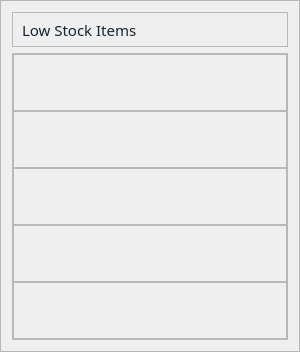
                           <widget class="QFrame" name="low_stock_frame">
                            <property name="sizePolicy">
                             <sizepolicy hsizetype="Expanding" vsizetype="Preferred">
                              <horstretch>0</horstretch>
                              <verstretch>0</verstretch>
                             </sizepolicy>
                            </property>
                            <property name="minimumSize">
                             <size>
                              <width>300</width>
                              <height>0</height>
                             </size>
                            </property>
                            <property name="styleSheet">
                             <string notr="true">QFrame #low_stock_frame { 
background-color: rgb(255, 255, 255);
border-radius: 15px;
border: 1px solid #ebebea;
}</string>
                            </property>
                            <property name="frameShape">
                             <enum>QFrame::StyledPanel</enum>
                            </property>
                            <property name="frameShadow">
                             <enum>QFrame::Raised</enum>
                            </property>
                            <layout class="QGridLayout" name="gridLayout_47">
                             <item row="0" column="0">
                              <widget class="QFrame" name="frame_43">
                               <property name="sizePolicy">
                                <sizepolicy hsizetype="Expanding" vsizetype="Expanding">
                                 <horstretch>0</horstretch>
                                 <verstretch>0</verstretch>
                                </sizepolicy>
                               </property>
                               <property name="minimumSize">
                                <size>
                                 <width>0</width>
                                 <height>35</height>
                                </size>
                               </property>
                               <property name="maximumSize">
                                <size>
                                 <width>16777215</width>
                                 <height>35</height>
                                </size>
                               </property>
                               <property name="font">
                                <font>
                                 <pointsize>9</pointsize>
                                 <bold>false</bold>
                                </font>
                               </property>
                               <property name="frameShape">
                                <enum>QFrame::StyledPanel</enum>
                               </property>
                               <property name="frameShadow">
                                <enum>QFrame::Raised</enum>
                               </property>
                               <layout class="QGridLayout" name="gridLayout_61">
                                <property name="topMargin">
                                 <number>0</number>
                                </property>
                                <property name="bottomMargin">
                                 <number>0</number>
                                </property>
                                <property name="spacing">
                                 <number>0</number>
                                </property>
                                <item row="0" column="0">
                                 <widget class="QLabel" name="label_26">
                                  <property name="font">
                                   <font>
                                    <family>Satoshi Medium</family>
                                    <pointsize>11</pointsize>
                                    <bold>false</bold>
                                   </font>
                                  </property>
                                  <property name="styleSheet">
                                   <string notr="true">color:#172532;</string>
                                  </property>
                                  <property name="text">
                                   <string>Low Stock Items</string>
                                  </property>
                                 </widget>
                                </item>
                               </layout>
                              </widget>
                             </item>
                             <item row="1" column="0">
                              <widget class="QFrame" name="frame_3">
                               <property name="frameShape">
                                <enum>QFrame::StyledPanel</enum>
                               </property>
                               <property name="frameShadow">
                                <enum>QFrame::Raised</enum>
                               </property>
                               <layout class="QGridLayout" name="gridLayout_45">
                                <property name="leftMargin">
                                 <number>0</number>
                                </property>
                                <property name="topMargin">
                                 <number>0</number>
                                </property>
                                <property name="rightMargin">
                                 <number>0</number>
                                </property>
                                <property name="bottomMargin">
                                 <number>0</number>
                                </property>
                                <property name="spacing">
                                 <number>0</number>
                                </property>
                                <item row="0" column="0">
                                 <widget class="QFrame" name="frame_46">
                                  <property name="sizePolicy">
                                   <sizepolicy hsizetype="Expanding" vsizetype="Expanding">
                                    <horstretch>0</horstretch>
                                    <verstretch>0</verstretch>
                                   </sizepolicy>
                                  </property>
                                  <property name="minimumSize">
                                   <size>
                                    <width>0</width>
                                    <height>38</height>
                                   </size>
                                  </property>
                                  <property name="frameShape">
                                   <enum>QFrame::StyledPanel</enum>
                                  </property>
                                  <property name="frameShadow">
                                   <enum>QFrame::Raised</enum>
                                  </property>
                                  <layout class="QGridLayout" name="gridLayout_64">
                                   <property name="topMargin">
                                    <number>9</number>
                                   </property>
                                   <property name="rightMargin">
                                    <number>0</number>
                                   </property>
                                   <property name="bottomMargin">
                                    <number>9</number>
                                   </property>
                                   <property name="spacing">
                                    <number>0</number>
                                   </property>
                                   <item row="1" column="1">
                                    <widget class="QLabel" name="item1_stock">
                                     <property name="font">
                                      <font>
                                       <family>Satoshi Black</family>
                                       <pointsize>20</pointsize>
                                      </font>
                                     </property>
                                     <property name="styleSheet">
                                      <string notr="true">padding-right:5px;</string>
                                     </property>
                                     <property name="text">
                                      <string/>
                                     </property>
                                     <property name="alignment">
                                      <set>Qt::AlignRight|Qt::AlignTrailing|Qt::AlignVCenter</set>
                                     </property>
                                    </widget>
                                   </item>
                                   <item row="1" column="0">
                                    <widget class="QLabel" name="itemname_1">
                                     <property name="font">
                                      <font>
                                       <family>Satoshi</family>
                                       <pointsize>11</pointsize>
                                      </font>
                                     </property>
                                     <property name="styleSheet">
                                      <string notr="true">color: rgb(124, 124, 135);</string>
                                     </property>
                                     <property name="text">
                                      <string/>
                                     </property>
                                    </widget>
                                   </item>
                                  </layout>
                                 </widget>
                                </item>
                                <item row="1" column="0">
                                 <widget class="QFrame" name="frame_44">
                                  <property name="sizePolicy">
                                   <sizepolicy hsizetype="Expanding" vsizetype="Expanding">
                                    <horstretch>0</horstretch>
                                    <verstretch>0</verstretch>
                                   </sizepolicy>
                                  </property>
                                  <property name="minimumSize">
                                   <size>
                                    <width>0</width>
                                    <height>45</height>
                                   </size>
                                  </property>
                                  <property name="frameShape">
                                   <enum>QFrame::StyledPanel</enum>
                                  </property>
                                  <property name="frameShadow">
                                   <enum>QFrame::Raised</enum>
                                  </property>
                                  <layout class="QGridLayout" name="gridLayout_62">
                                   <property name="topMargin">
                                    <number>9</number>
                                   </property>
                                   <property name="rightMargin">
                                    <number>0</number>
                                   </property>
                                   <property name="bottomMargin">
                                    <number>9</number>
                                   </property>
                                   <property name="spacing">
                                    <number>0</number>
                                   </property>
                                   <item row="1" column="1">
                                    <widget class="QLabel" name="item2_stock">
                                     <property name="font">
                                      <font>
                                       <family>Satoshi Black</family>
                                       <pointsize>20</pointsize>
                                      </font>
                                     </property>
                                     <property name="styleSheet">
                                      <string notr="true">padding-right:5px;</string>
                                     </property>
                                     <property name="text">
                                      <string/>
                                     </property>
                                     <property name="alignment">
                                      <set>Qt::AlignRight|Qt::AlignTrailing|Qt::AlignVCenter</set>
                                     </property>
                                    </widget>
                                   </item>
                                   <item row="1" column="0">
                                    <widget class="QLabel" name="itemname_2">
                                     <property name="font">
                                      <font>
                                       <family>Satoshi</family>
                                       <pointsize>11</pointsize>
                                      </font>
                                     </property>
                                     <property name="styleSheet">
                                      <string notr="true">color: rgb(124, 124, 135);</string>
                                     </property>
                                     <property name="text">
                                      <string/>
                                     </property>
                                    </widget>
                                   </item>
                                  </layout>
                                 </widget>
                                </item>
                                <item row="2" column="0">
                                 <widget class="QFrame" name="frame_45">
                                  <property name="sizePolicy">
                                   <sizepolicy hsizetype="Expanding" vsizetype="Expanding">
                                    <horstretch>0</horstretch>
                                    <verstretch>0</verstretch>
                                   </sizepolicy>
                                  </property>
                                  <property name="minimumSize">
                                   <size>
                                    <width>0</width>
                                    <height>45</height>
                                   </size>
                                  </property>
                                  <property name="frameShape">
                                   <enum>QFrame::StyledPanel</enum>
                                  </property>
                                  <property name="frameShadow">
                                   <enum>QFrame::Raised</enum>
                                  </property>
                                  <layout class="QGridLayout" name="gridLayout_63">
                                   <property name="topMargin">
                                    <number>9</number>
                                   </property>
                                   <property name="rightMargin">
                                    <number>0</number>
                                   </property>
                                   <property name="bottomMargin">
                                    <number>9</number>
                                   </property>
                                   <property name="spacing">
                                    <number>0</number>
                                   </property>
                                   <item row="1" column="1">
                                    <widget class="QLabel" name="item3_stock">
                                     <property name="font">
                                      <font>
                                       <family>Satoshi Black</family>
                                       <pointsize>20</pointsize>
                                      </font>
                                     </property>
                                     <property name="styleSheet">
                                      <string notr="true">padding-right:5px;</string>
                                     </property>
                                     <property name="text">
                                      <string/>
                                     </property>
                                     <property name="alignment">
                                      <set>Qt::AlignRight|Qt::AlignTrailing|Qt::AlignVCenter</set>
                                     </property>
                                    </widget>
                                   </item>
                                   <item row="1" column="0">
                                    <widget class="QLabel" name="itemname_3">
                                     <property name="font">
                                      <font>
                                       <family>Satoshi</family>
                                       <pointsize>11</pointsize>
                                      </font>
                                     </property>
                                     <property name="styleSheet">
                                      <string notr="true">color: rgb(124, 124, 135);</string>
                                     </property>
                                     <property name="text">
                                      <string/>
                                     </property>
                                    </widget>
                                   </item>
                                  </layout>
                                 </widget>
                                </item>
                                <item row="3" column="0">
                                 <widget class="QFrame" name="frame_34">
                                  <property name="sizePolicy">
                                   <sizepolicy hsizetype="Expanding" vsizetype="Expanding">
                                    <horstretch>0</horstretch>
                                    <verstretch>0</verstretch>
                                   </sizepolicy>
                                  </property>
                                  <property name="minimumSize">
                                   <size>
                                    <width>0</width>
                                    <height>45</height>
                                   </size>
                                  </property>
                                  <property name="frameShape">
                                   <enum>QFrame::StyledPanel</enum>
                                  </property>
                                  <property name="frameShadow">
                                   <enum>QFrame::Raised</enum>
                                  </property>
                                  <layout class="QGridLayout" name="gridLayout_65">
                                   <property name="rightMargin">
                                    <number>0</number>
                                   </property>
                                   <property name="bottomMargin">
                                    <number>9</number>
                                   </property>
                                   <property name="spacing">
                                    <number>0</number>
                                   </property>
                                   <item row="0" column="0">
                                    <widget class="QLabel" name="itemname_4">
                                     <property name="font">
                                      <font>
                                       <family>Satoshi</family>
                                       <pointsize>11</pointsize>
                                      </font>
                                     </property>
                                     <property name="styleSheet">
                                      <string notr="true">color: rgb(124, 124, 135);</string>
                                     </property>
                                     <property name="text">
                                      <string/>
                                     </property>
                                    </widget>
                                   </item>
                                   <item row="0" column="1">
                                    <widget class="QLabel" name="item4_stock">
                                     <property name="font">
                                      <font>
                                       <family>Satoshi Black</family>
                                       <pointsize>20</pointsize>
                                      </font>
                                     </property>
                                     <property name="styleSheet">
                                      <string notr="true">padding-right:5px;</string>
                                     </property>
                                     <property name="text">
                                      <string/>
                                     </property>
                                     <property name="alignment">
                                      <set>Qt::AlignRight|Qt::AlignTrailing|Qt::AlignVCenter</set>
                                     </property>
                                    </widget>
                                   </item>
                                  </layout>
                                 </widget>
                                </item>
                                <item row="4" column="0">
                                 <widget class="QFrame" name="frame_35">
                                  <property name="sizePolicy">
                                   <sizepolicy hsizetype="Expanding" vsizetype="Expanding">
                                    <horstretch>0</horstretch>
                                    <verstretch>0</verstretch>
                                   </sizepolicy>
                                  </property>
                                  <property name="minimumSize">
                                   <size>
                                    <width>0</width>
                                    <height>45</height>
                                   </size>
                                  </property>
                                  <property name="frameShape">
                                   <enum>QFrame::StyledPanel</enum>
                                  </property>
                                  <property name="frameShadow">
                                   <enum>QFrame::Raised</enum>
                                  </property>
                                  <layout class="QGridLayout" name="gridLayout_66">
                                   <property name="topMargin">
                                    <number>9</number>
                                   </property>
                                   <property name="rightMargin">
                                    <number>0</number>
                                   </property>
                                   <property name="bottomMargin">
                                    <number>9</number>
                                   </property>
                                   <property name="spacing">
                                    <number>0</number>
                                   </property>
                                   <item row="0" column="0">
                                    <widget class="QLabel" name="itemname_5">
                                     <property name="font">
                                      <font>
                                       <family>Satoshi</family>
                                       <pointsize>11</pointsize>
                                      </font>
                                     </property>
                                     <property name="styleSheet">
                                      <string notr="true">color: rgb(124, 124, 135);</string>
                                     </property>
                                     <property name="text">
                                      <string/>
                                     </property>
                                    </widget>
                                   </item>
                                   <item row="0" column="1">
                                    <widget class="QLabel" name="item5_stock">
                                     <property name="font">
                                      <font>
                                       <family>Satoshi Black</family>
                                       <pointsize>20</pointsize>
                                      </font>
                                     </property>
                                     <property name="styleSheet">
                                      <string notr="true">padding-right:5px;</string>
                                     </property>
                                     <property name="text">
                                      <string/>
                                     </property>
                                     <property name="alignment">
                                      <set>Qt::AlignRight|Qt::AlignTrailing|Qt::AlignVCenter</set>
                                     </property>
                                    </widget>
                                   </item>
                                  </layout>
                                 </widget>
                                </item>
                               </layout>
                              </widget>
                             </item>
                            </layout>
                           </widget>
